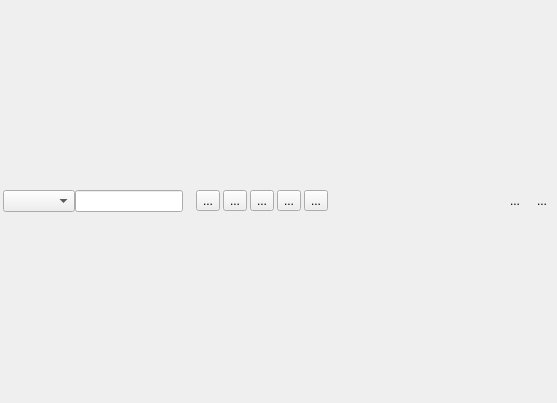
<?xml version="1.0" encoding="UTF-8"?>
<ui version="4.0">
 <class>ScanPopup</class>
 <widget class="QMainWindow" name="ScanPopup">
  <property name="geometry">
   <rect>
    <x>0</x>
    <y>0</y>
    <width>557</width>
    <height>403</height>
   </rect>
  </property>
  <property name="windowTitle">
   <string>Dialog</string>
  </property>
  <widget class="QWidget" name="centralWidget">
   <property name="minimumSize">
    <size>
     <width>280</width>
     <height>100</height>
    </size>
   </property>
   <layout class="QHBoxLayout" name="horizontalLayout_222">
    <property name="leftMargin">
     <number>0</number>
    </property>
    <property name="topMargin">
     <number>0</number>
    </property>
    <property name="rightMargin">
     <number>0</number>
    </property>
    <property name="bottomMargin">
     <number>0</number>
    </property>
    <item>
     <widget class="QFrame" name="outerFrame">
      <property name="frameShape">
       <enum>QFrame::NoFrame</enum>
      </property>
      <property name="frameShadow">
       <enum>QFrame::Raised</enum>
      </property>
      <property name="lineWidth">
       <number>0</number>
      </property>
      <layout class="QVBoxLayout" name="mainLayout">
       <property name="spacing">
        <number>3</number>
       </property>
       <property name="leftMargin">
        <number>3</number>
       </property>
       <property name="topMargin">
        <number>3</number>
       </property>
       <property name="rightMargin">
        <number>3</number>
       </property>
       <property name="bottomMargin">
        <number>3</number>
       </property>
       <item>
        <layout class="QHBoxLayout" name="horizontalLayout_3">
         <item>
          <layout class="QHBoxLayout" name="horizontalLayout">
           <property name="spacing">
            <number>0</number>
           </property>
           <item>
            <widget class="GroupComboBox" name="groupList">
             <property name="sizePolicy">
              <sizepolicy hsizetype="Preferred" vsizetype="Preferred">
               <horstretch>0</horstretch>
               <verstretch>0</verstretch>
              </sizepolicy>
             </property>
             <property name="sizeAdjustPolicy">
              <enum>QComboBox::AdjustToContents</enum>
             </property>
            </widget>
           </item>
           <item>
            <widget class="TranslateBox" name="translateBox">
             <property name="sizePolicy">
              <sizepolicy hsizetype="Preferred" vsizetype="Preferred">
               <horstretch>0</horstretch>
               <verstretch>0</verstretch>
              </sizepolicy>
             </property>
            </widget>
           </item>
          </layout>
         </item>
         <item>
          <layout class="QHBoxLayout" name="horizontalLayout_2">
           <item>
            <widget class="QLabel" name="queryError">
             <property name="enabled">
              <bool>true</bool>
             </property>
             <property name="text">
              <string/>
             </property>
             <property name="pixmap">
              <pixmap resource="resources.qrc">:/icons/warning.png</pixmap>
             </property>
            </widget>
           </item>
           <item>
            <widget class="QToolButton" name="goBackButton">
             <property name="toolTip">
              <string>Back</string>
             </property>
             <property name="text">
              <string>...</string>
             </property>
             <property name="icon">
              <iconset resource="resources.qrc">
               <normaloff>:/icons/previous.png</normaloff>:/icons/previous.png</iconset>
             </property>
            </widget>
           </item>
           <item>
            <widget class="QToolButton" name="goForwardButton">
             <property name="toolTip">
              <string>Forward</string>
             </property>
             <property name="text">
              <string>...</string>
             </property>
             <property name="icon">
              <iconset resource="resources.qrc">
               <normaloff>:/icons/next.png</normaloff>:/icons/next.png</iconset>
             </property>
            </widget>
           </item>
           <item>
            <widget class="QToolButton" name="pronounceButton">
             <property name="toolTip">
              <string>Pronounce Word (Alt+S)</string>
             </property>
             <property name="text">
              <string>...</string>
             </property>
             <property name="icon">
              <iconset resource="resources.qrc">
               <normaloff>:/icons/playsound.png</normaloff>:/icons/playsound.png</iconset>
             </property>
             <property name="shortcut">
              <string>Alt+S</string>
             </property>
             <property name="autoRaise">
              <bool>false</bool>
             </property>
            </widget>
           </item>
           <item>
            <widget class="QToolButton" name="sendWordButton">
             <property name="toolTip">
              <string>Send word to main window (Alt+W)</string>
             </property>
             <property name="text">
              <string notr="true">...</string>
             </property>
             <property name="icon">
              <iconset resource="resources.qrc">
               <normaloff>:/icons/programicon.png</normaloff>:/icons/programicon.png</iconset>
             </property>
             <property name="shortcut">
              <string>Alt+W</string>
             </property>
            </widget>
           </item>
           <item>
            <widget class="QToolButton" name="sendWordToFavoritesButton">
             <property name="toolTip">
              <string>Add word to Favorites (Ctrl+E)</string>
             </property>
             <property name="text">
              <string notr="true">...</string>
             </property>
             <property name="icon">
              <iconset resource="resources.qrc">
               <normaloff>:/icons/star.png</normaloff>:/icons/star.png</iconset>
             </property>
             <property name="shortcut">
              <string notr="true">Ctrl+E</string>
             </property>
            </widget>
           </item>
           <item>
            <spacer name="horizontalSpacer">
             <property name="orientation">
              <enum>Qt::Horizontal</enum>
             </property>
             <property name="sizeHint" stdset="0">
              <size>
               <width>0</width>
               <height>20</height>
              </size>
             </property>
            </spacer>
           </item>
           <item>
            <widget class="QToolButton" name="showDictionaryBar">
             <property name="toolTip">
              <string>Shows or hides the dictionary bar</string>
             </property>
             <property name="text">
              <string>...</string>
             </property>
             <property name="icon">
              <iconset resource="resources.qrc">
               <normaloff>:/icons/bookcase.png</normaloff>:/icons/bookcase.png</iconset>
             </property>
             <property name="checkable">
              <bool>true</bool>
             </property>
             <property name="checked">
              <bool>false</bool>
             </property>
             <property name="autoRaise">
              <bool>true</bool>
             </property>
            </widget>
           </item>
           <item>
            <widget class="QToolButton" name="pinButton">
             <property name="toolTip">
              <string>Use this to pin down the window so it would stay on screen,
could be resized or managed in other ways.</string>
             </property>
             <property name="text">
              <string>...</string>
             </property>
             <property name="icon">
              <iconset resource="resources.qrc">
               <normaloff>:/icons/pushpin.png</normaloff>:/icons/pushpin.png</iconset>
             </property>
             <property name="checkable">
              <bool>true</bool>
             </property>
             <property name="autoRaise">
              <bool>true</bool>
             </property>
            </widget>
           </item>
          </layout>
         </item>
        </layout>
       </item>
      </layout>
     </widget>
    </item>
   </layout>
  </widget>
 </widget>
 <customwidgets>
  <customwidget>
   <class>GroupComboBox</class>
   <extends>QComboBox</extends>
   <header>groupcombobox.hh</header>
  </customwidget>
  <customwidget>
   <class>TranslateBox</class>
   <extends>QLineEdit</extends>
   <header>translatebox.hh</header>
  </customwidget>
 </customwidgets>
 <resources>
  <include location="resources.qrc"/>
 </resources>
 <connections/>
</ui>
